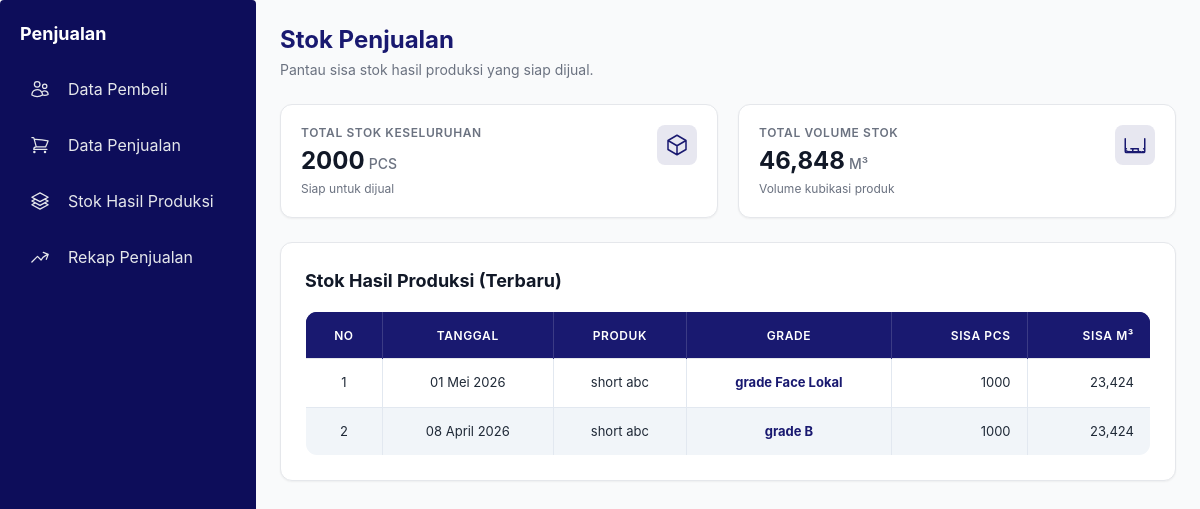
The app's page /penjualan/stok/, older data.
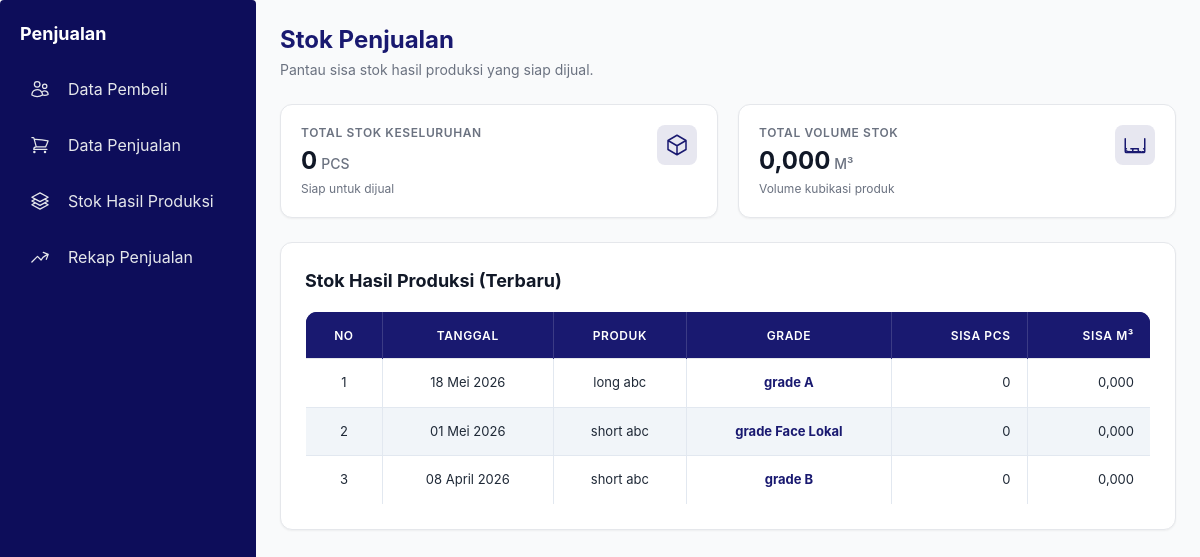
The same page, newer data.
### core/models.py (models this page shows, shortened)
class HasilProduksi(models.Model):
    proses_produksi = models.ForeignKey(ProsesProduksi, on_delete=models.CASCADE)
    pemakaian_bahan = models.ForeignKey(PemakaianBahanBaku,on_delete=models.CASCADE)
    nama_hasil_produksi = models.ForeignKey(NamaHasilProduksi, on_delete=models.CASCADE)
    quality = models.ForeignKey(Quality,on_delete=models.SET_NULL,null=True,blank=True)
    tanggal_produksi = models.DateField()
    tebal = models.DecimalField(max_digits=10, decimal_places=3)
    lebar = models.DecimalField(max_digits=10, decimal_places=3)
    panjang = models.DecimalField(max_digits=10, decimal_places=3)
    jumlah_pcs = models.PositiveIntegerField()
    jumlah_m3 = models.DecimalField(max_digits=12, decimal_places=3)
    sisa_pcs = models.PositiveIntegerField()
    sisa_m3 = models.DecimalField(max_digits=12, decimal_places=3)

class NamaHasilProduksi(models.Model):
    nama_hasil_produksi = models.CharField(max_length=100,blank=True,
    null=True)
    def __str__(self):
        return self.nama_hasil_produksi

class QualityControl(models.Model):
    hasil_produksi = models.OneToOneField(
        HasilProduksi,
        on_delete=models.CASCADE,
        related_name='qc'
    )
    quality = models.ForeignKey(Quality,on_delete=models.SET_NULL,null=True,blank=True)
    tanggal_validasi = models.DateField(null=True, blank=True)
    catatan = models.TextField(blank=True, null=True)

class Quality(models.Model):
    quality = models.CharField(max_length=100, blank=True,
    null=True)
    def __str__(self):
        return self.quality

### core/views.py (the view)
# urls.py: path('penjualan/stok/', views.stok_penjualan, name='stok_penjualan'),
def stok_penjualan(request):
    stok = HasilProduksi.objects.select_related(
        'nama_hasil_produksi',
        'qc__quality',
        'proses_produksi'
    ).filter(
        qc__isnull=False,
        qc__quality__isnull=False,
    )
    total_stok = stok.aggregate(
        total_pcs=Sum('sisa_pcs'),
        total_m3=Sum('sisa_m3')
    )
    stok_terbaru = stok.order_by('-tanggal_produksi')[:5]
    context = {
        'stok': stok,
        'stok_terbaru': stok_terbaru,
        'total_pcs': total_stok.get('total_pcs') or 0,
        'total_m3': total_stok.get('total_m3') or 0,
    }
    return render(request, 'penjualan/stok_penjualan.html', context)

### core/templates/penjualan/stok_penjualan.html (shortened to what the changed rows need)
{% load static %}
<!DOCTYPE html>
<html lang="id">
<head>
    <script src="https://cdn.tailwindcss.com"></script>
    <link rel="stylesheet" href="{% static 'css/penjualan.css' %}">
</head>
<body class="bg-gray-50 flex h-screen overflow-hidden text-gray-800">
    {% include 'parts/sidebar_penjualan.html' %}
    <main class="flex-1 flex flex-col h-full overflow-hidden ml-64">
        <div class="flex-1 overflow-y-auto p-6">
            <div class="flex justify-between items-end mb-6">
                <div>
                    <h2 class="text-2xl font-bold text-[#191970]">Stok Penjualan</h2>
                </div>
            </div>
            <div class="grid grid-cols-1 lg:grid-cols-2 gap-5 mb-6">
                <div
                    class="bg-white p-5 rounded-xl border border-gray-200 shadow-sm hover:shadow-md transition duration-200">
                    <div class="flex justify-between items-start">
                        <div>
                            <div class="flex items-baseline mt-1">
                                <h3 class="text-2xl font-bold text-gray-900">{{ total_pcs|default:0 }}</h3>
                                <span class="ml-1 text-sm font-medium text-gray-500">PCS</span>
                            </div>
                        </div>
                    </div>
                </div>
                <div
                    class="bg-white p-5 rounded-xl border border-gray-200 shadow-sm hover:shadow-md transition duration-200">
                    <div class="flex justify-between items-start">
                        <div>
                            <div class="flex items-baseline mt-1">
                                <h3 class="text-2xl font-bold text-gray-900">{{ total_m3|default:0|floatformat:3 }}</h3>
                                <span class="ml-1 text-sm font-medium text-gray-500">M³</span>
                            </div>
                        </div>
                    </div>
                </div>
            </div>
            <div class="bg-white p-6 rounded-xl border border-gray-200 shadow-sm flex flex-col">
                <div class="overflow-x-auto">
                    <table class="w-full text-left border-collapse">
                        <thead>
                            <tr class="text-sm text-gray-500 border-b border-gray-200">
                                <th class="pb-3">No</th>
                                <th class="pb-3">Tanggal</th>
                                <th class="pb-3">Produk</th>
                                <th class="pb-3">Grade</th>
                                <th class="pb-3 text-right">Sisa PCS</th>
                                <th class="pb-3 text-right">Sisa M³</th>
                            </tr>
                        </thead>
                        <tbody>
                            {% for d in stok_terbaru %}
                            <tr class="border-b border-gray-100 hover:bg-gray-50">
                                <td >{{ forloop.counter }}</td>
                                <td >{{ d.tanggal_produksi|date:"d F Y" }}</td>
                                <td >{{ d.nama_hasil_produksi }}</td>
                                <td class="py-3 font-bold
                                    {% if d.qc and d.qc.quality %}
                                        {% if 'Lulus' in d.qc.quality or 'Grade A' in d.qc.quality %} text-green-600
                                        {% elif 'Gagal' in d.qc.quality %} text-red-600
                                        {% else %} text-[#191970] {% endif %}
                                    {% else %} text-red-500 {% endif %}
                                ">
                                    {% if d.qc and d.qc.quality %}
                                    {{ d.qc.quality }}
                                    {% else %}
                                    Belum QC
                                    {% endif %}
                                </td>
                                <td class="text-right">{{ d.sisa_pcs }}</td>
                                <td class="text-right">{{ d.sisa_m3|floatformat:3 }}</td>
                            </tr>
                            {% empty %}
                            <tr>
                                <td colspan="6" class="py-6 text-center text-gray-500">Belum ada data stok.</td>
                            </tr>
                            {% endfor %}
                        </tbody>
                    </table>
                </div>
            </div>
        </div>
    </main>
</body>
</html>

Row changes from the older to the newer data that the page shows:
added HasilProduksi: tanggal_produksi "18 Mei 2026", nama_hasil_produksi "long abc", qc.quality "grade A", sisa_pcs "0", sisa_m3 "0,000"
changed HasilProduksi "01 Mei 2026": sisa_pcs "1000" → "0"; sisa_m3 "23,424" → "0,000"
changed HasilProduksi "08 April 2026": sisa_pcs "1000" → "0"; sisa_m3 "23,424" → "0,000"
Text that changed along with them:
{{ total_pcs|default:0 }}: "2000" → "0"
{{ total_m3|default:0|floatformat:3 }}: "46,848" → "0,000"
